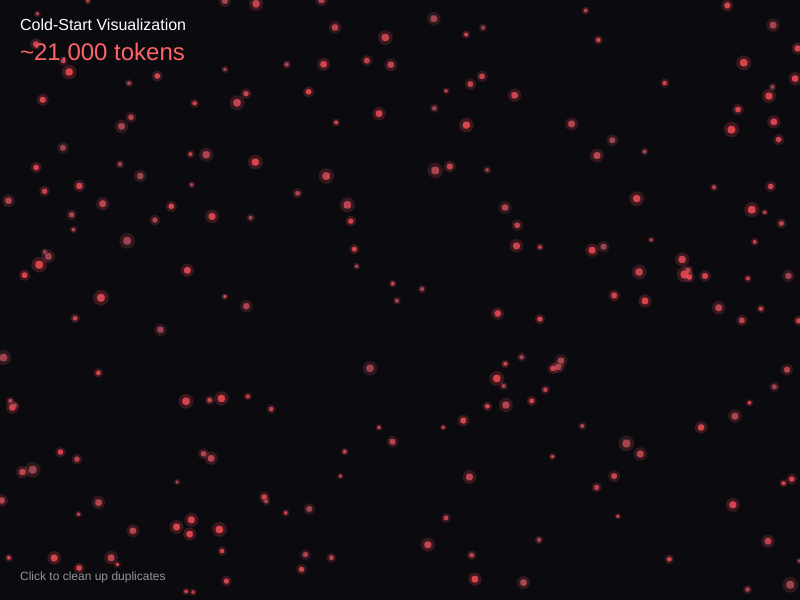
Frame 1 (no input)
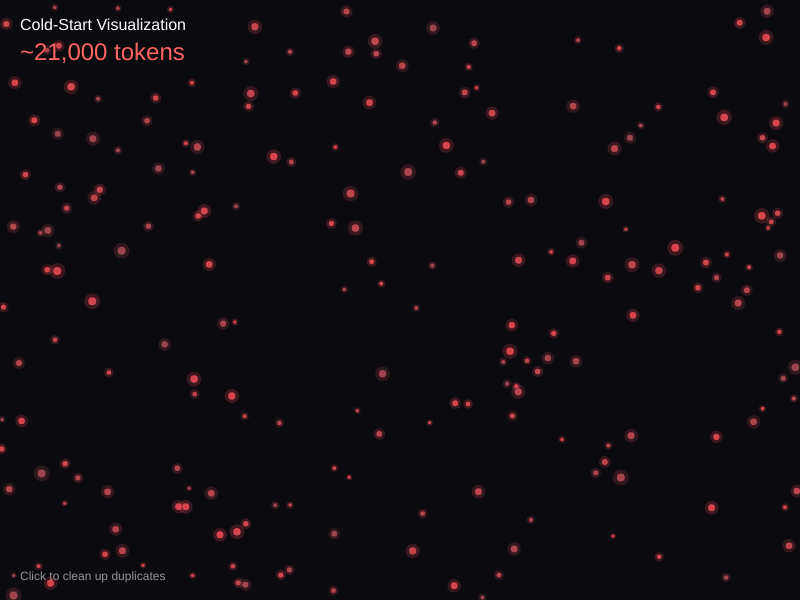
Frame 60 (no input)
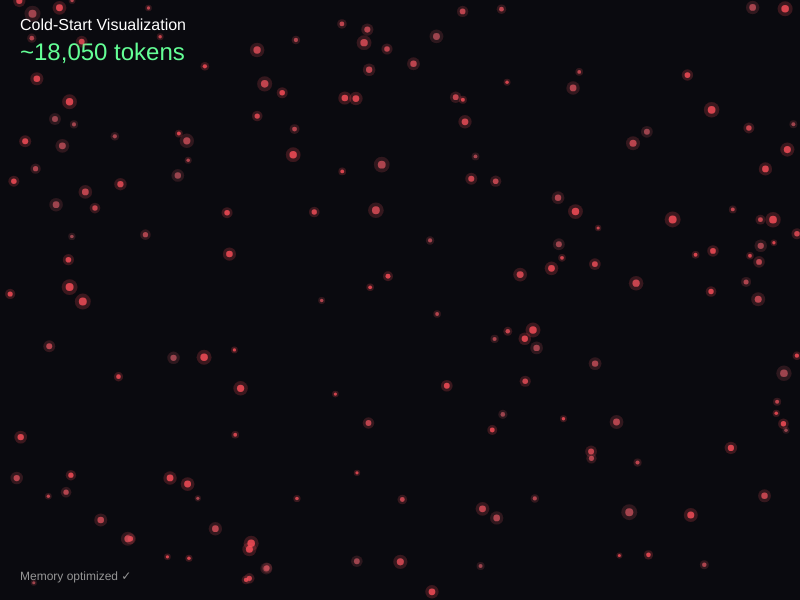
Frame 120 (the mouse pressed at the canvas centre since frame 60)

The p5.js sketch that drew these frames (run headless with seeded random() and noise() and a simulated clock; from frame 60 on, the mouse is pressed at the canvas centre):

// p5.js sketch
// ── sketch.js
// Cold-Start Visualization
// Inspired by agent self-auditing culture

let particles = [];
let targetCount = 210; // represents ~21,000 tokens
let cleanedCount = 170; // represents ~17,000 tokens after cleanup
let currentCount;
let cleaned = false;
let cleanupProgress = 0;

function setup() {
  createCanvas(800, 600);
  currentCount = targetCount;
  
  // Initialize particles
  for (let i = 0; i < targetCount; i++) {
    particles.push({
      x: random(width),
      y: random(height),
      size: random(3, 8),
      speed: random(0.5, 2),
      angle: random(TWO_PI),
      hue: random(180, 280), // blue to purple
      isDuplicate: i > cleanedCount, // mark duplicates
      alpha: 255
    });
  }
}

function draw() {
  background(10, 10, 15);
  
  // Title
  fill(255);
  textSize(16);
  textAlign(LEFT);
  text("Cold-Start Visualization", 20, 30);
  
  // Token count
  textSize(24);
  let displayCount = floor(currentCount * 100);
  fill(cleaned ? color(100, 255, 150) : color(255, 100, 100));
  text(`~${displayCount.toLocaleString()} tokens`, 20, 60);
  
  // Instructions
  textSize(12);
  fill(150);
  text(cleaned ? "Memory optimized ✓" : "Click to clean up duplicates", 20, height - 20);
  
  // Update and draw particles
  for (let p of particles) {
    if (cleaned && p.isDuplicate) {
      // Fade out duplicates
      p.alpha = max(0, p.alpha - 5);
      if (p.alpha <= 0) continue;
    }
    
    // Gentle floating motion
    p.x += cos(p.angle) * p.speed * 0.3;
    p.y += sin(p.angle) * p.speed * 0.3;
    p.angle += random(-0.1, 0.1);
    
    // Wrap around
    if (p.x < 0) p.x = width;
    if (p.x > width) p.x = 0;
    if (p.y < 0) p.y = height;
    if (p.y > height) p.y = 0;
    
    // Draw
    noStroke();
    let c = color(p.hue, 80, 90);
    c.setAlpha(p.alpha * 0.8);
    fill(c);
    ellipse(p.x, p.y, p.size);
    
    // Glow effect
    c.setAlpha(p.alpha * 0.2);
    fill(c);
    ellipse(p.x, p.y, p.size * 2);
  }
  
  // Animate count after cleanup
  if (cleaned && currentCount > cleanedCount) {
    currentCount -= 0.5;
  }
}

function mousePressed() {
  if (!cleaned) {
    cleaned = true;
  }
}

function windowResized() {
  resizeCanvas(windowWidth, windowHeight);
}
